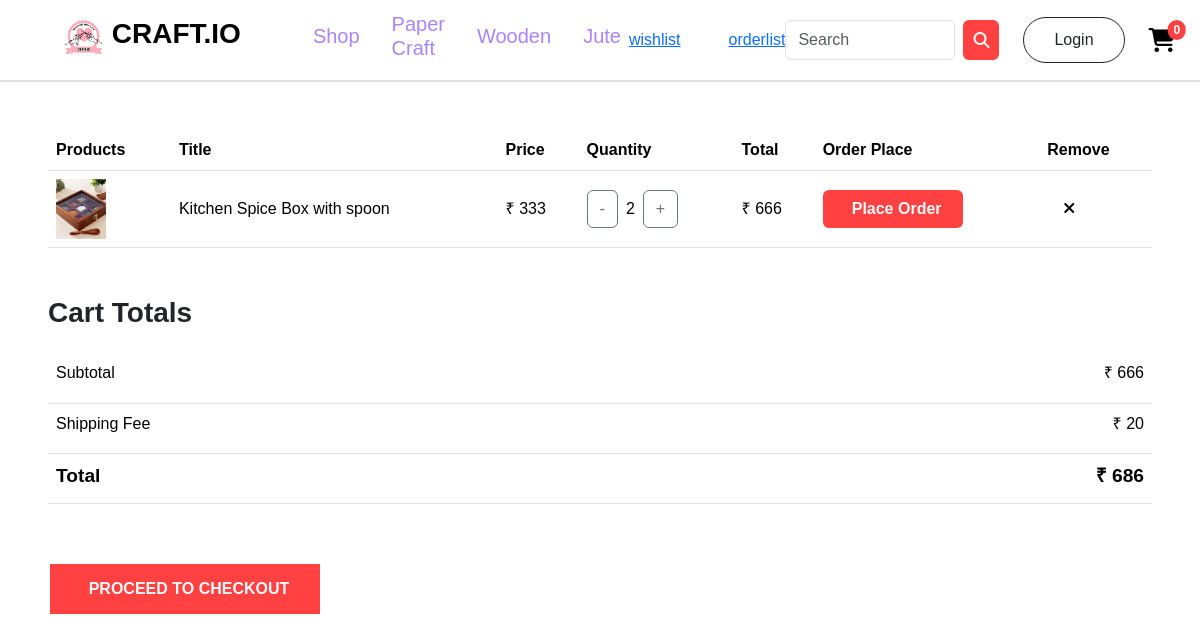
Before: /customer/cartlist/ with the older database file.
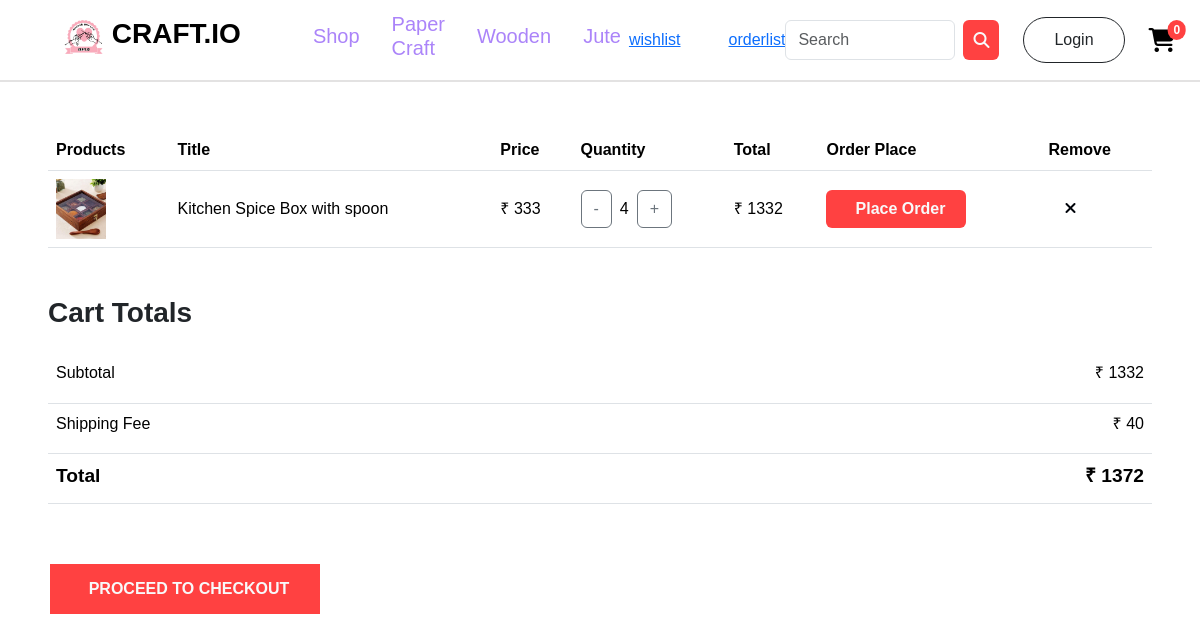
After: the same page with the newer database file.
### account/models.py (models this page shows, shortened)
class Cart(models.Model):
    product=models.ForeignKey(Productss,on_delete=models.CASCADE)
    user=models.ForeignKey(User,on_delete=models.CASCADE)
    quantity=models.IntegerField(default=1)
    total=models.IntegerField()

class Productss(models.Model):
    title=models.CharField(max_length=100)
    description=models.CharField(max_length=500)
    price=models.IntegerField()
    offerprice=models.IntegerField()
    image=models.ImageField(upload_to='product_images')
    stock=models.IntegerField()
    ShippingFee=models.CharField(max_length=100,default='Free')
    created_at = models.DateTimeField(default=timezone.now)
    options=(
        ('PaperCraft','PaperCraft'),
        ('Wooden','Wooden'),
        ('Jute','Jute'),
    )
    category=models.CharField(max_length=100,choices=options)

### customer/views.py (the view)
# urls.py: path('cartlist/', CartListView.as_view(), name='cartlist'),
class CartListView(ListView):
    template_name = 'cart.html'
    queryset=Cart.objects.all()
    context_object_name = 'carts'
    def get_context_data(self, **kwargs):
        context = super().get_context_data(**kwargs)
        carts = self.get_queryset()
        subtotal = sum(cart.total for cart in carts)
        shipping_fee = sum(
            (int(cart.product.ShippingFee) if cart.product.ShippingFee.isdigit() else 0) * cart.quantity
            for cart in carts
        )
        context['subtotal'] = subtotal
        context['shipping_fee'] = shipping_fee
        context['grand_total'] = subtotal + shipping_fee
        return context

### customer/context_processors.py (called while the page is built)
def item_count(request):
    if request.user.is_authenticated:
        cart_count=Cart.objects.filter(user=request.user).count()
        wishlist_count=Wishlist.objects.filter(user=request.user).count()
        order_count=Orders.objects.filter(user=request.user).count()
        return {'cart':cart_count,'wishlist':wishlist_count,'order':order_count}
    else:
        return {"cart":0,'wishlist':0,"order":0}

### customer/templates/cart.html
{% extends 'navbar.html' %}
{% block nav %}
{% if carts %}
<div class="table-container" style="width: 92%; margin: 0 auto;">
    <table class="table mt-5">
        <thead>
            <tr>
                <th>Products</th>
                <th>Title</th>
                <th>Price</th>
                <th>Quantity</th>
                <th>Total</th>
                <th>Order Place</th>
                <th>Remove</th>
            </tr>
        </thead>
        <tbody>
        {% for i in carts %}
            <tr class="align-middle">
                <td>
                    <a href="{% url 'pdetail' i.product.id %}">
                        <img src="{{ i.product.image.url }}" alt="{{ item.product.title }}" class="img-fluid" height="50px" width="50px">
                    </a>
                </td>
                <td>{{i.product.title}}</td>
                <td>&#8377; {{i.product.price}}</td>
                <td>
                    <div class="d-flex align-items-center">
                        <a href="{% url 'decQuantity' i.id %}" class="btn btn-outline-secondary">-</a>
                        <span class="mx-2">{{i.quantity}}</span>
                        <a href="{% url 'incQuantity' i.id %}" class="btn btn-outline-secondary">+</a>
                    </div>
                </td>
                <td>&#8377; {{i.total}}</td>
                <td><a href="{% url 'placeorder' carts.0.id %}" class="btn text-light d-flex justify-content-center" style="background-color: #ff4141;width: 140px;">
                    <b class="ms-2">Place Order</b>
                </a></td>
                <td>
                    <a href="{% url 'removeitem' i.id %}" class="ms-3"><i class="fa-solid fa-xmark" style="color: #00040a;"></i></a>
                </td>
            </tr>
        {% endfor %}
        </tbody>
    </table>
</div>
<div class="table-container" style="width: 92%; margin: 0 auto;">
    <h3 class="mt-5"><b>Cart Totals</b></h3>
    <table class="table mt-4">
        <tbody>
            <tr style="height: 50px;">
                <td>Subtotal</td>
                <td class="text-end">&#8377; {{ subtotal }}</td>
            </tr>
            <tr style="height: 50px;">
                <td>Shipping Fee</td>
                <td class="text-end">
                    {% if shipping_fee == 0 %}
                        Free
                    {% else %}
                        &#8377; {{ shipping_fee }}
                    {% endif %}
                </td>
            </tr>
            <tr style="height: 50px;">
                <th style="font-size: larger;">Total</th>
                <th class="text-end" style="font-size: larger;">&#8377; {{ grand_total }}</th>
            </tr>
        </tbody>
    </table>
</div>
<div>
    <a href="" class="btn text-light d-flex justify-content-center" style="background-color: #ff4141;width: 270px;border-radius: 0px;height: 50px;margin-left: 50px;margin-top: 60px;">
        <b class="ms-2">PROCEED TO CHECKOUT</b>
    </a>
</div>
{% else %}
<div style="display: flex; justify-content: center; align-items: center; height: 80vh;">
    <img src="https://i.pinimg.com/736x/ae/8a/c2/ae8ac2fa217d23aadcc913989fcc34a2.jpg" class="img-fluid rounded-top" alt=""/>
</div>
{% endif %}
{% endblock nav %}

Changed rows visible on the page:
changed Cart "Kitchen Spice Box with spoon": quantity "2" → "4"; total "666" → "1332"
Other visible differences:
{{ subtotal }}: "666" → "1332"
{{ shipping_fee }}: "20" → "40"
{{ grand_total }}: "686" → "1372"
